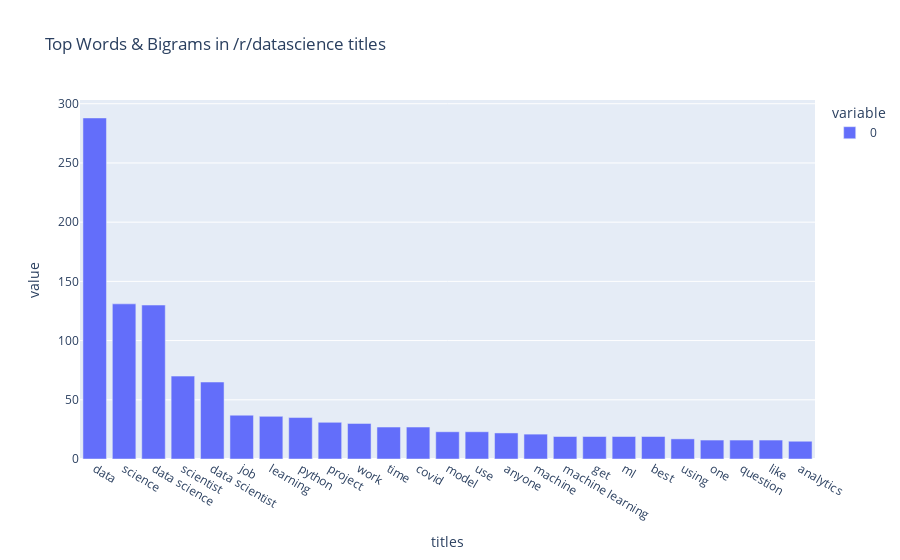

This figure's notebook cell:
### Code cell
#datascience bar chart
vector_barplotter(ds_titles, "Top Words & Bigrams in /r/datascience titles", "titles")

### Figure 1 — Plotly figure (JSON) as saved in the notebook; plotly's stock layout.template omitted (floating-point values rounded to 4 significant figures)
{"data": [{"alignmentgroup": "True", "hovertemplate": "variable=0<br>titles=%{x}<br>value=%{y}<extra></extra>", "legendgroup": "0", "marker": {"color": "#636efa"}, "name": "0", "offsetgroup": "0", "orientation": "v", "showlegend": true, "textposition": "auto", "type": "bar", "x": ["data", "science", "data science", "scientist", "data scientist", "job", "learning", "python", "project", "work", "time", "covid", "model", "use", "anyone", "machine", "machine learning", "get", "ml", "best", "using", "one", "question", "like", "analytics"], "xaxis": "x", "y": [288, 131, 130, 70, 65, 37, 36, 35, 31, 30, 27, 27, 23, 23, 22, 21, 19, 19, 19, 19, 17, 16, 16, 16, 15], "yaxis": "y"}], "layout": {"barmode": "relative", "legend": {"title": {"text": "variable"}, "tracegroupgap": 0}, "title": {"text": "Top Words & Bigrams in /r/datascience titles"}, "xaxis": {"anchor": "y", "domain": [0, 1], "title": {"text": "titles"}}, "yaxis": {"anchor": "x", "domain": [0, 1], "title": {"text": "value"}}}}
